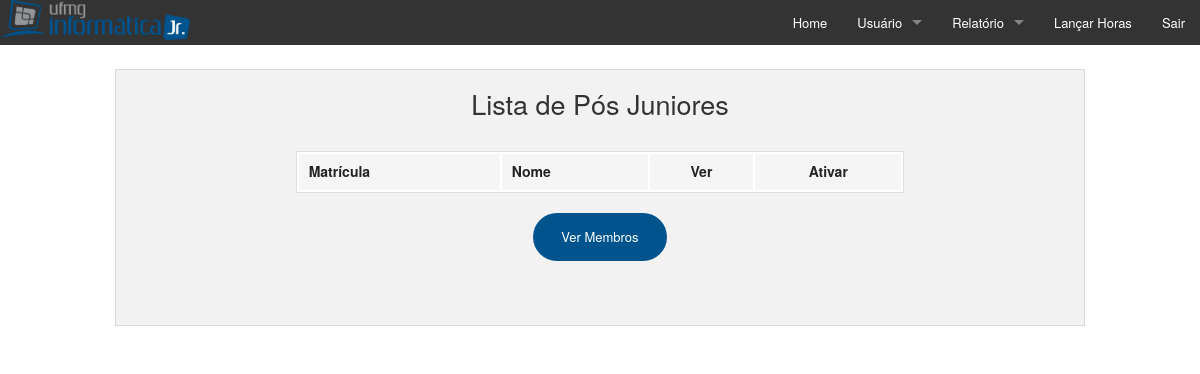
The page /pages/ativar_usuario.php on the database as committed earlier.
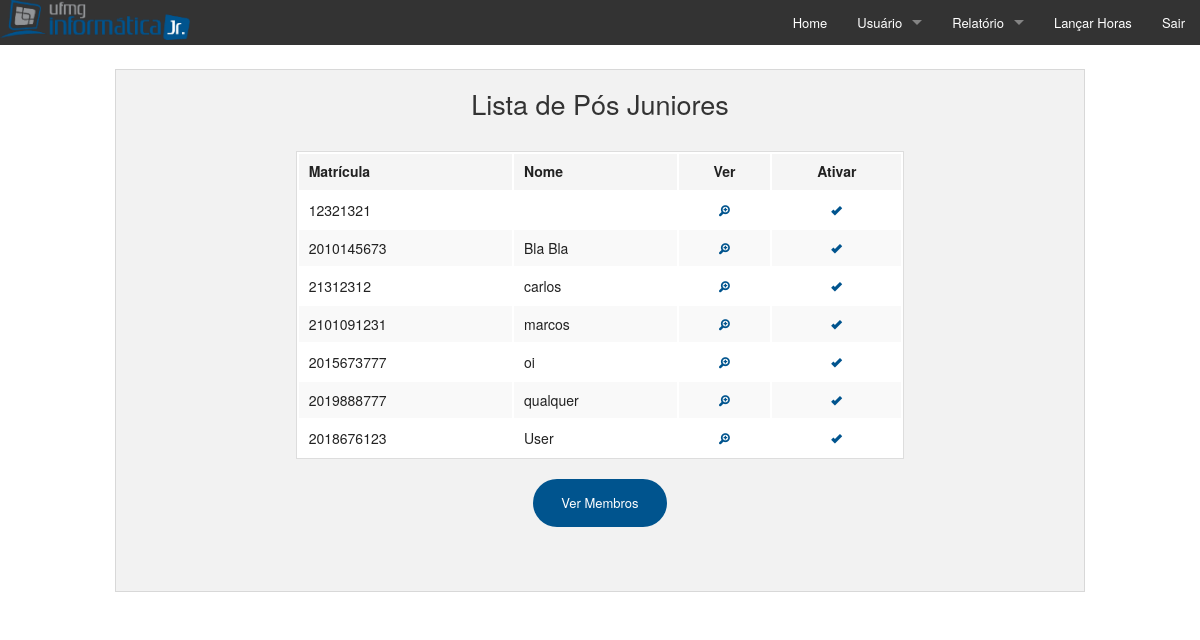
The same page on the database as committed later.
### tables this page shows
CREATE TABLE IF NOT EXISTS `usuarios` (
  `matr` char(10) NOT NULL,
  `nome` varchar(50) NOT NULL,
  `senha` varchar(256) NOT NULL,
  `email_pessoal` char(50) NOT NULL,
  `email_profissional` varchar(50) DEFAULT NULL,
  `diretoria` int(11) DEFAULT NULL,
  `cargo` char(30) NOT NULL,
  `ingresso_faculdade` varchar(6) NOT NULL,
  `ingresso_empresa` varchar(45) DEFAULT NULL,
  `permissao` int(6) NOT NULL COMMENT 'admin ou comum',
  `conectado` int(11) NOT NULL COMMENT '1=CONECTADO; 0=NÃO CONECTADO',
  `data_criacao` datetime NOT NULL,
  `data_desligamento` datetime DEFAULT NULL,
  PRIMARY KEY (`matr`),
  UNIQUE KEY `email` (`email_pessoal`),
  KEY `diretoria` (`diretoria`),
  KEY `id_premissoes_idx` (`permissao`)
);

### pages/ativar_usuario.php (called while the page is built, shortened)
<?php
	require_once("listar_pos_juniores.php");
?>

### pages/listar_pos_juniores.php (the view, shortened to what this page needs)
<!doctype html>
<?php
	require_once("connect/testmysql_p.php");
	$sql = "SELECT matr, nome FROM usuarios WHERE permissao='3' ORDER BY nome ASC";
	if (isset($sql))
		if (!mysqli_query($conn, $sql)) {
	  		$msg_erro = "Não foi possível realizar essa operação.";
		} else {
			$resultado = mysqli_query($conn, $sql);
		}
?>
<html class="no-js" lang="en">
<head>
	<link rel="stylesheet" href="../css/foundation.css" />
	<link rel="stylesheet" href="../foundation-icons/foundation-icons.css" />
	<link rel="stylesheet" href="../foundation-icons/ foundation-icons.[eot/ttf/svg/woff]" />
</head>
<body>
	<br>
	<div class="row">
		<div class="large-12 medium-10 large-push-0 medium-push-1 columns">
			<div class="panel">
				<h3 class="text-center">Lista de Pós Juniores</h3>
				<br>
				<div class="row">
					<div class="large-8 push-2 columns">
						<table class="large-12">
							<thead>
								<tr>
									<th>Matrícula</th>
									<th>Nome</th>
									<th class="text-center">Ver</th>
									<th class="text-center">Ativar</th>
								</tr>
							</thead>
							<tbody>
								<?php
									while ($row = mysqli_fetch_assoc($resultado)) {
								?>
									    <tr>
											<td> <?php echo $row['matr'] ?></td>
											<td> <?php echo $row['nome'] ?></td>
											<td class="text-center"><a href="ver_usuario.php?id=<?php echo $row['matr']?>"><i class="fi-zoom-in"></a></td>
											<td class="text-center"><a href="modal_ativar_usuario.php?id=<?php echo $row['matr']?>" data-reveal-id="ativar_usuario" data-reveal-ajax="true"><i class="fi-check"></a></td>
										</tr>
								<?php
									}
								?>
							</tbody>
						</table>
						<div class="row">
							<div class="large-12 medium-12 small-12 columns text-center">
								<a href="listar_usuarios.php" class="small round button">Ver Membros </a>
							</div>
						</div>
					</div>
				</div>
				<br>
		</div>
	</div>
</div>
</body>
</html>

Rows that differ between the two databases and show on the page:
added usuarios: matr "12321321"
added usuarios: matr "2010145673", nome "Bla Bla"
added usuarios: matr "21312312", nome "carlos"
added usuarios: matr "2101091231", nome "marcos"
added usuarios: matr "2015673777", nome "oi"
added usuarios: matr "2019888777", nome "qualquer"
added usuarios: matr "2018676123", nome "User"
